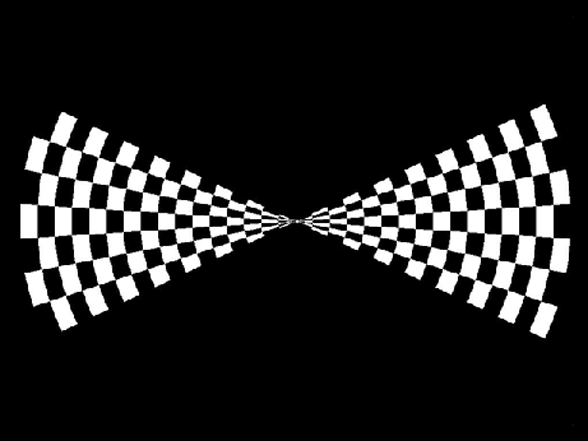
#> input picture examples/MEG-localizer/assets/pinel_checkboards/checkerboard_hnb.bmp, 588 x 441 px
$ python split-sheets.py pinel_checkboards/checkerboard_hnb.bmp --prefix pinel_checkboards/checkerboard_hpb.bmp
#> lines starting #> are read from the running program, lines starting #| are printed output that depends on the picture
#> in main, img is the input picture: PIL image 588x441 RGB; min 0, max 255, mean 32.7
#! /usr/bin/env python
# Time-stamp: <2026-08-20 christophe@pallier.org>
"""Split contact sheets of AI-generated stimuli into one PNG per item.

Generalises the earlier faces/split-faces.py to every sheet in assets/: the
grid is detected rather than declared, several sheets are numbered as one
series, and the face-specific oval aperture became an option.

    ./split-sheets.py --prefix face --oval  faces/faces_set*.jpeg
    ./split-sheets.py --prefix house        houses/houses_set*.jpeg
    ./split-sheets.py --prefix house --start 33 --grid 6x6  houses/houses.jpeg

Each PNG is written next to its sheet unless --outdir says otherwise.  All the
items of a run share one square size, so the stimuli are interchangeable in the
stream, and --check-duplicates reports items that repeat -- the sheets do
contain repeats, both within houses.jpeg and across the face sets.

Requires numpy, Pillow and scipy.
"""

import argparse
import glob
import sys
from pathlib import Path

import numpy as np
from PIL import Image
from scipy import ndimage
from scipy.cluster.hierarchy import fcluster, linkage
from scipy.spatial.distance import squareform

MIN_GAP = 4              # px; ignore flat runs shorter than this
MIN_BAND = 0.04          # a band narrower than this fraction of the axis is noise
OVAL_W, OVAL_H = 0.74, 0.94
OVAL_SHIFT_Y = -0.03
FEATHER = 0.07
PROTECT_W, PROTECT_H = 0.50, 0.74
EDGE_BLUR = 1.2
BG_TOLERANCE = 15
LARGEST_ONLY = True      # keep only the item's own connected blob
# Correlation above which two items are the same stimulus.  The signature is
# the *finished* item -- background removed, aperture applied -- because that
# isolates the thing itself: on the raw tile, a change of shirt or of hair
# against the wall drags two pictures of one person below any usable threshold.
# The shared aperture inflates all correlations, so the cut-off is calibrated
# against that: judged by eye on the 160 face items, pairs from 0.975 to 0.986
# are different people, and genuine repeats start at 0.988.  Recalibrate (or
# pass --duplicate-r) if you change the aperture or run without one.
DUPLICATE_R = 0.987
DISC_BG = 128            # grey inside the aperture, as in minye_zhan_stimuli/
FIT_MARGIN = 0.98        # item fits inside this fraction of the disc radius
DUPLICATE_RES = 32       # thumbnail side used for the comparison


# --------------------------------------------------------------- grid finding

def flat_runs(profile, thresh):
    """Start/end of the runs where `profile` stays below `thresh`."""
    out, start = [], None
    for i, low in enumerate(profile < thresh):
        if low and start is None:
            start = i
        elif not low and start is not None:
            if i - start >= MIN_GAP:
                out.append((start, i))
            start = None
    if start is not None and len(profile) - start >= MIN_GAP:
        out.append((start, len(profile)))
    return out


def split_at(profile, thresh):
    """Content bands left between the flat runs, slivers discarded.

    Two filters, and both are needed.  The absolute one drops noise; the
    relative one drops the thin band a tile's drop-shadow produces just below
    each row, which is wide enough to survive an absolute cut-off and would
    otherwise be counted as an extra row of the grid.
    """
    out, prev = [], 0
#> prev = 0
    for a, b in flat_runs(profile, thresh):
        if a > prev:
            out.append((prev, a))
        prev = b
    if prev < len(profile):
        out.append((prev, len(profile)))
    out = [b for b in out if b[1] - b[0] >= MIN_BAND * len(profile)]
#> out = [(20, 574)]
    if not out:
        return out
    typical = np.median([b - a for a, b in out])
#> typical = 554
    return [b for b in out if b[1] - b[0] >= 0.5 * typical]


def sweep(profile):
    """Every (n_bands, bands) the profile yields as the threshold rises."""
    floor, span = profile.min(), np.median(profile) - profile.min()
    if span <= 0:
        return []
    for frac in np.linspace(0.01, 0.45, 220):
        yield split_at(profile, floor + frac * span)


def bands(profile, n_expected=None):
    """Cut a profile into its content bands.

    With `n_expected` given, take the first threshold that isolates exactly
    that many.  Without it, the count is unknown -- a sheet may be 8x4 or 6x6 --
    so choose the count that survives the widest range of thresholds, breaking
    ties towards the most regular band widths.  A real grid is stable over many
    thresholds and near-uniform in pitch; a spurious split is neither.
    """
    if n_expected is not None:
        best = None
        for found in sweep(profile):
            if len(found) != n_expected:
                continue
            w = np.array([b - a for a, b in found], dtype=float)
            cv = w.std() / w.mean()
            if best is None or cv < best[0]:
                best = (cv, found)
        if best is None:
            raise SystemExit(f"could not isolate {n_expected} bands")
        return best[1]

    runs = {}
    for found in sweep(profile):
        n = len(found)
        if n < 2:
            continue
        w = np.array([b - a for a, b in found], dtype=float)
        cv = w.std() / w.mean()
        if cv > 0.5:             # loose: only to reject degenerate splits
            continue
        runs.setdefault(n, []).append((cv, found))
#> this loop made 220 passes
#> n on passes 1, 2, 4: 1, 1, 1
#> after the loop, runs = 1 item
    if not runs:
        raise SystemExit("no grid found in this profile")
    n = max(runs, key=lambda k: (len(runs[k]), -min(c for c, _ in runs[k])))
    return min(runs[n])[1]


def find_tiles(gray, n_cols=None, n_rows=None):
    """Bounding boxes of every tile, keyed by (row, col).

    Columns come from the whole image; rows are then found inside each column,
    because the tiles drift by a few pixels from one column to the next.  A
    tile's row is its rank within its column, never its raw y coordinate.
    """
    cols = bands(gray.std(axis=0), n_cols)
#> cols = [(20, 276), (313, 570)]
    grid = {}
    for c, (x0, x1) in enumerate(cols):
        inset = int(0.15 * (x1 - x0))
        strip = gray[:, x0 + inset:x1 - inset]
        rows = bands(strip.std(axis=1), n_rows)
        if n_rows is None and c == 0:
            n_rows = len(rows)          # hold the first column's count
        elif len(rows) != n_rows:
            raise SystemExit(
                f"column {c + 1} has {len(rows)} rows, expected {n_rows}")
        for r, (y0, y1) in enumerate(rows):
            grid[(r, c)] = (x0, y0, x1, y1)
#> this loop made 1 pass
#> (c, x0, x1, inset) on pass 1: (0, 20, 276, 38)
#> pass 1, in find_tiles, `strip = gray[:, x0 + inset:x1 - inset]`:
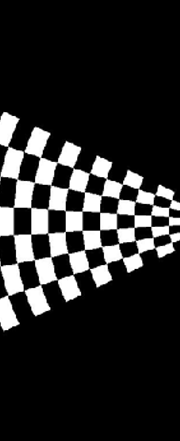
#> strip: shape (441, 180) float64; min 0, max 255, mean 40.4
    return grid


# ------------------------------------------------------------------ apertures

# [158 lines left out: functions ellipse_distance, oval_alpha, fit_in_disc, background_alpha, signatures, cluster_items and 3 more, not called in this run]


def main():
    p = argparse.ArgumentParser(description=__doc__,
                                formatter_class=argparse.RawDescriptionHelpFormatter)
    p.add_argument("sheets", nargs="+", help="contact sheet image files")
    p.add_argument("--prefix", required=True, help="output name stem, e.g. face")
    p.add_argument("--outdir", help="default: next to each sheet")
    p.add_argument("--grid", help="force COLSxROWS instead of detecting it")
    p.add_argument("--start", type=int, default=1, help="first item number")
    p.add_argument("--pad", type=int, help="digits in the number (default: fit)")
    p.add_argument("--size", type=int, help="resize every item to this square")
    p.add_argument("--oval", action="store_true", help="apply the oval aperture")
    p.add_argument("--oval-size", default=f"{OVAL_W}x{OVAL_H}", metavar="WxH",
                   help="ellipse axes as a fraction of the tile "
                        f"(default {OVAL_W}x{OVAL_H}, portrait, suits faces; "
                        "houses want a landscape ellipse)")
    p.add_argument("--oval-shift", type=float, default=OVAL_SHIFT_Y,
                   help="move the ellipse up (negative) or down")
    p.add_argument("--protect-size", default=f"{PROTECT_W}x{PROTECT_H}",
                   metavar="WxH",
                   help="inner ellipse the background removal may never enter "
                        f"(default {PROTECT_W}x{PROTECT_H}); it must follow the "
                        "aperture's orientation, or it shields the wrong region")
    p.add_argument("--keep-background", action="store_true",
                   help="do not black out the sheet background")
    p.add_argument("--bg-tolerance", type=float, default=BG_TOLERANCE,
                   help="how far from the border level still counts as "
                        f"background (default {BG_TOLERANCE}); raise it when "
                        "the sheet vignettes its tiles")
    p.add_argument("--colour", action="store_true", help="keep RGB, not grey")
    p.add_argument("--fit", action="store_true",
                   help="scale each item to fit entirely inside a disc and lay "
                        "it on grey, as in minye_zhan_stimuli/ -- nothing is "
                        "clipped, unlike a fixed aperture over a full tile")
    p.add_argument("--fit-margin", type=float, default=FIT_MARGIN,
                   help=f"fraction of the disc the item fills (default {FIT_MARGIN})")
    p.add_argument("--disc-bg", type=float, default=DISC_BG,
                   help=f"grey level inside the disc (default {DISC_BG}); "
                        "0 puts the item straight on black")
    p.add_argument("--max-fill", type=float, default=0.90,
                   help="drop an item whose mask covers more than this "
                        "fraction of its tile (background not separated)")
    p.add_argument("--max-bright", type=float, default=0.08,
                   help="drop an item with more than this fraction of bright "
                        "pixels inside the disc (background the segmentation "
                        "missed, typically sky)")
    p.add_argument("--min-fill", type=float, default=0.02,
                   help="drop an item whose mask is smaller than this")
    p.add_argument("--unique", action="store_true",
                   help="write one file per distinct item, dropping repeats "
                        "(the sheets repeat identities even when the generator "
                        "was asked not to)")
    p.add_argument("--duplicate-r", type=float, default=DUPLICATE_R,
                   help=f"correlation at which two items are the same "
                        f"(default {DUPLICATE_R})")
    p.add_argument("--check-duplicates", action="store_true",
                   help="report items that repeat across the run")
    p.add_argument("-n", "--dry-run", action="store_true",
                   help="report the detected grids and write nothing")
    args = p.parse_args()

    n_cols = n_rows = None
    if args.grid:
        n_cols, n_rows = (int(v) for v in args.grid.lower().split("x"))

    paths = [Path(q) for s in args.sheets for q in sorted(glob.glob(s))]
    if not paths:
        sys.exit("no sheet matched")

    # Pass 1: locate every tile, and the square size they can all supply.
    sheets = []
    for path in paths:
        img = Image.open(path)
        grid = find_tiles(np.asarray(img.convert("L"), dtype=float),
                          n_cols, n_rows)
        rows = max(r for r, _ in grid) + 1
        cols = max(c for _, c in grid) + 1
        side = min(min(x1 - x0, y1 - y0) for x0, y0, x1, y1 in grid.values())
        print(f"{path}: {cols}x{rows} grid, {len(grid)} items, "
              f"tiles down to {side}px")
        sheets.append((img, grid))

    per_sheet = [min(min(x1 - x0, y1 - y0) for x0, y0, x1, y1 in g.values())
                 for _, g in sheets]
    side = args.size if args.size else min(per_sheet)
    total = sum(len(g) for _, g in sheets)
    pad = args.pad or len(str(args.start + total - 1))
    print(f"{total} items, common square {side}x{side} px")
    if args.dry_run:
        return

    ow, oh = (float(v) for v in args.oval_size.lower().split("x"))
    oval = oval_alpha(side, ow, oh, args.oval_shift) if args.oval else None
    pw, ph = (float(v) for v in args.protect_size.lower().split("x"))
    # A shield wider than the item protects background, not content: for the
    # houses a face-sized shield left the white wall inside the aperture.
    protected = (np.zeros((side, side), bool) if pw <= 0 or ph <= 0
                 else ellipse_distance(side, pw, ph, args.oval_shift) <= 1.0)

    items, sources, failed = [], [], []
    for path, (img, grid), sheet_side in zip(paths, sheets, per_sheet):
        # Without --size every item is cropped to one square, so no item is
        # ever resampled.  With --size each sheet keeps its own crop -- which
        # would otherwise clip the wider items of the larger sheets -- and the
        # resize brings them to the common target.
        crop = sheet_side if args.size else side
        for r, c in sorted(grid):
            x0, y0, x1, y1 = grid[(r, c)]
            cx, cy = (x0 + x1) // 2, (y0 + y1) // 2
            tile = img.crop((cx - crop // 2, cy - crop // 2,
                             cx - crop // 2 + crop, cy - crop // 2 + crop))
            if args.size:
                tile = tile.resize((side, side), Image.Resampling.LANCZOS)
            if not args.colour:
                tile = tile.convert("L")

            if oval is not None or not args.keep_background:
                arr = np.asarray(tile, dtype=float)
                alpha = np.ones((side, side))
                if not args.keep_background:
                    alpha *= background_alpha(
                        np.asarray(tile.convert("L"), dtype=float), protected,
                        args.bg_tolerance)
                if oval is not None:
                    alpha *= oval
                if args.fit:
                    # A mask covering nearly the whole tile means the
                    # background was not separated at all -- the "item" is then
                    # the entire photograph, and it composites as a square
                    # rather than an object.  An empty mask means nothing was
                    # found.  Both are failures; drop them rather than ship them.
                    fill = float(alpha.mean())
                    if not args.min_fill <= fill <= args.max_fill:
                        failed.append((f"{path.name}[r{r + 1}c{c + 1}]", fill))
                        continue
                    composed = fit_in_disc(arr, alpha, side, args.fit_margin,
                                           args.disc_bg)
                    # Sky the segmentation missed survives as a bright patch
                    # against the grey; a clean item barely has any.
                    d = ellipse_distance(side, 1.0, 1.0, 0.0) < 0.94
                    bright = float((composed[d] > args.disc_bg + 60).mean())
                    if bright > args.max_bright:
                        failed.append((f"{path.name}[r{r + 1}c{c + 1}] "
                                       f"bright {bright:.0%}", bright))
                        continue
                    tile = Image.fromarray(
                        np.round(np.clip(composed, 0, 255)).astype(np.uint8), "L")
                else:
                    if arr.ndim == 3:
                        alpha = alpha[:, :, None]
                    tile = Image.fromarray(
                        np.round(arr * alpha).astype(np.uint8), tile.mode)
            items.append(tile)
            sources.append(f"{path.name}[r{r + 1}c{c + 1}]")

    if failed:
        print(f"{len(failed)} items dropped as unsegmented "
              f"or with leftover background: "
              + ", ".join(n for n, _ in failed[:8])
              + (" ..." if len(failed) > 8 else ""))

    chosen = list(range(len(items)))
    if args.unique:
        clusters = cluster_items(items, args.duplicate_r)
        chosen = [medoid(items, g) for g in clusters]
        chosen, extra = enforce_distinct(items, chosen, args.duplicate_r)
        print(f"{len(clusters)} clusters, {len(extra)} further repeats removed "
              f"by the pairwise check -> {len(chosen)} distinct items, "
              f"{len(items) - len(chosen)} dropped in total")
        for g in sorted((g for g in clusters if len(g) > 1), key=len, reverse=True):
            keep = medoid(items, g)
            print(f"  kept {sources[keep]}, dropped "
                  + ", ".join(sources[i] for i in g if i != keep))

    out = Path(args.outdir) if args.outdir else paths[0].parent
    out.mkdir(parents=True, exist_ok=True)
    pad = args.pad or len(str(args.start + len(chosen) - 1))
    names = []
    for k, i in enumerate(chosen):
        name = out / f"{args.prefix}_{args.start + k:0{pad}d}.png"
        items[i].save(name)
        names.append(name.name)
    print(f"wrote {len(names)} files to {out}/: {names[0]} .. {names[-1]}")

    if args.check_duplicates:
        kept_raws = [items[i] for i in chosen]
        dups = near_duplicates(kept_raws, args.duplicate_r)
        if not dups:
            print("no near-duplicates found")
            return
        # Group the pairs transitively: A==B and B==C is one repeated item.
        parent = list(range(len(kept_raws)))
        # [5 lines left out: function root, not called in this run]
        for i, j, _ in dups:
            parent[root(i)] = root(j)
        groups = {}
        for i in range(len(kept_raws)):
            groups.setdefault(root(i), []).append(i)
        repeated = [g for g in groups.values() if len(g) > 1]
        print(f"{len(dups)} duplicate pairs, {len(repeated)} repeated items, "
              f"{len(groups)} distinct items out of {len(kept_raws)}")
        for g in sorted(repeated, key=len, reverse=True):
            print("  same item: " + ", ".join(names[i] for i in g))


if __name__ == "__main__":
#> (the run stopped early here; a loop or call above may not have finished)
